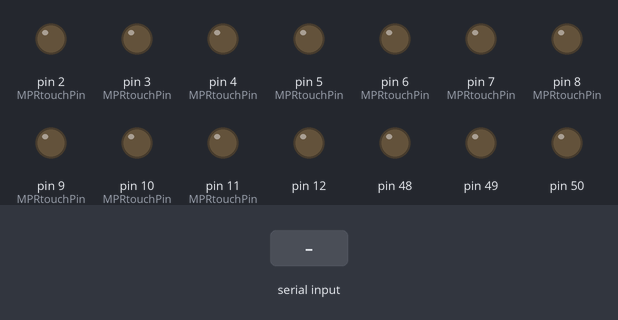
Bench run of a sketch on a simulated Arduino Mega 2560, built with avr-gcc and run on an emulated ATmega2560. Shown: output pins drawn as LEDs (lit = HIGH). Inputs (shaded band) come from the test bench.

Above: at 1.2 s.
1.3 s: "1" received over Serial
At 2.0 s:
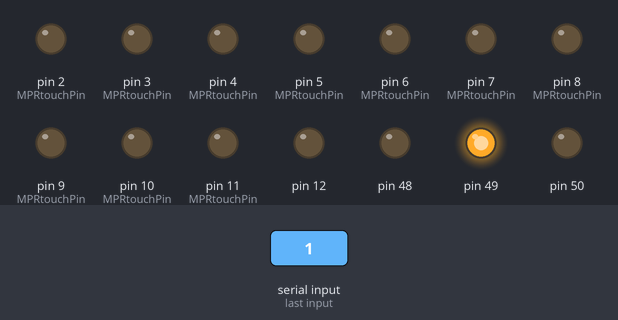
2.8 s: "0" received over Serial
At 3.1 s:
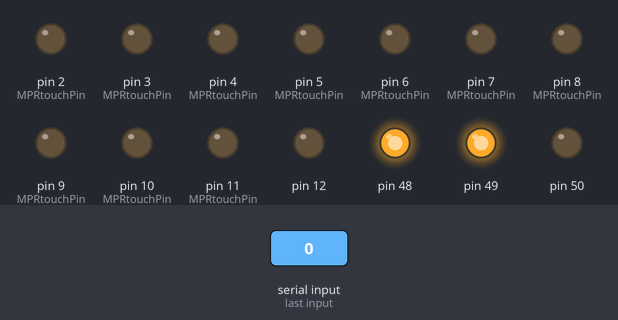
4.3 s: "2" received over Serial
At 5.5 s:
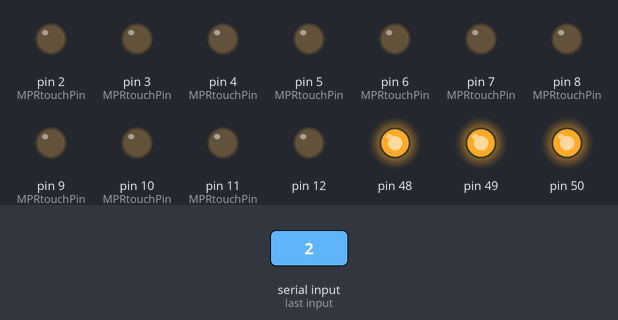
Timing chart, 0 to 7.3 s (numbered marks = the images above; inputs shaded):
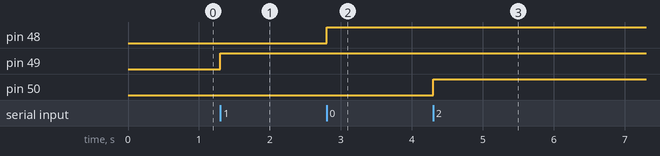

Measured:
- after the input at 1.3 s, pin 49: LOW → HIGH at once
- after the input at 2.8 s, pin 48: LOW → HIGH at once
- after the input at 4.3 s, pin 50: LOW → HIGH at once

The sketch:

TwoBottlePreference.ino
```cpp
#include <Wire.h>
#include "Adafruit_MPR121.h"
Adafruit_MPR121 cap = Adafruit_MPR121();
uint16_t currtouched = 0;
int MPRtouchPin[12] = {0,1,2,3,4,5,6,7,8,9,10,11};
int TouchMark[12] = {0,0,0,0,0,0,0,0,0,0,0,0};
int arduinoValvePin[12] = {22,23,24,25,26,27,28,29,30,31,32,33};
int ValveMode[12] = {0,0,0,0,0,0,0,0,0,0,0,0};
unsigned long ValveOpenStartTime[12] = {0,0,0,0,0,0,0,0,0,0,0,0};
unsigned long ValveOpenDuration[12] = {20,20,20,20,20,20,20,20,20,20,20,20};
int inputs = 0;
int i = 0;
boolean SessionStartCheck = 0;
boolean LpumpMode = 0;
unsigned long TouchStartTime[12] = {0,0,0,0,0,0,0,0,0,0,0,0};
unsigned long timeNow = 0;
unsigned long SessionStartTime = 0;

void setup() {
  // put your setup code here, to run once:
Serial.begin(9600);
for(i=2;i<=13;i++){  pinMode(i,OUTPUT);  }
for (i = 22;i<=53;i++){  pinMode(i,OUTPUT);  digitalWrite(i,LOW);}
cap.begin(0x5A);
}//setup end

void loop() {
timeNow = millis();
//Serial.println(timeNow);
if (SessionStartCheck){
  currtouched = cap.touched();
  for(i=0;i<=11;i++)
    {if ((currtouched & (1<<MPRtouchPin[i]))&&TouchMark[i]==0) {  Serial.println(timeNow-SessionStartTime);Serial.println(i); TouchMark[i] = 1; ValveMode[i] = 1; ValveOpenStartTime[i] = timeNow; digitalWrite(arduinoValvePin[i],HIGH); }
      else if ((!(currtouched & (1<<MPRtouchPin[i])))&&TouchMark[i]==1) {Serial.println(timeNow-SessionStartTime);Serial.println(i+100); TouchMark[i] = 0;}
    }
  }//start check end

  // read serial input
if (Serial.available() > 0 )
{
  inputs = Serial.read();
  if (inputs==0) {  for (i = 22;i<=53;i++)  {digitalWrite(i,LOW); }  }//0, reset
  else if (inputs == 101) {SessionStartCheck=1;}
  else if (inputs == 102) {SessionStartCheck=0;}
  else if (inputs==100) {cap.begin(0x5A);}//reset touch sensor
// all pin Gate mode, on/off mode
  else if (inputs>=22&&inputs<=53) { digitalWrite(inputs,HIGH); }
  else if (inputs-100>=22&&inputs-100<=53) { digitalWrite(inputs-100,LOW); }
    //trigger Mode
  else   {
       for(i=0;i<=11;i++)
        {if (inputs-200 == arduinoValvePin[i]){ ValveMode[i] = 1; ValveOpenStartTime[i] = timeNow; digitalWrite(arduinoValvePin[i],HIGH);break;}
        } }//else end
}//serial read end

//valve Trig end
  for(i=0;i<=11;i++)
  {if (ValveMode[i] == 1&&(timeNow - ValveOpenStartTime[i]>ValveOpenDuration[i])){ ValveMode[i] = 0; digitalWrite(arduinoValvePin[i],LOW);}
  }
}// loop end
```
